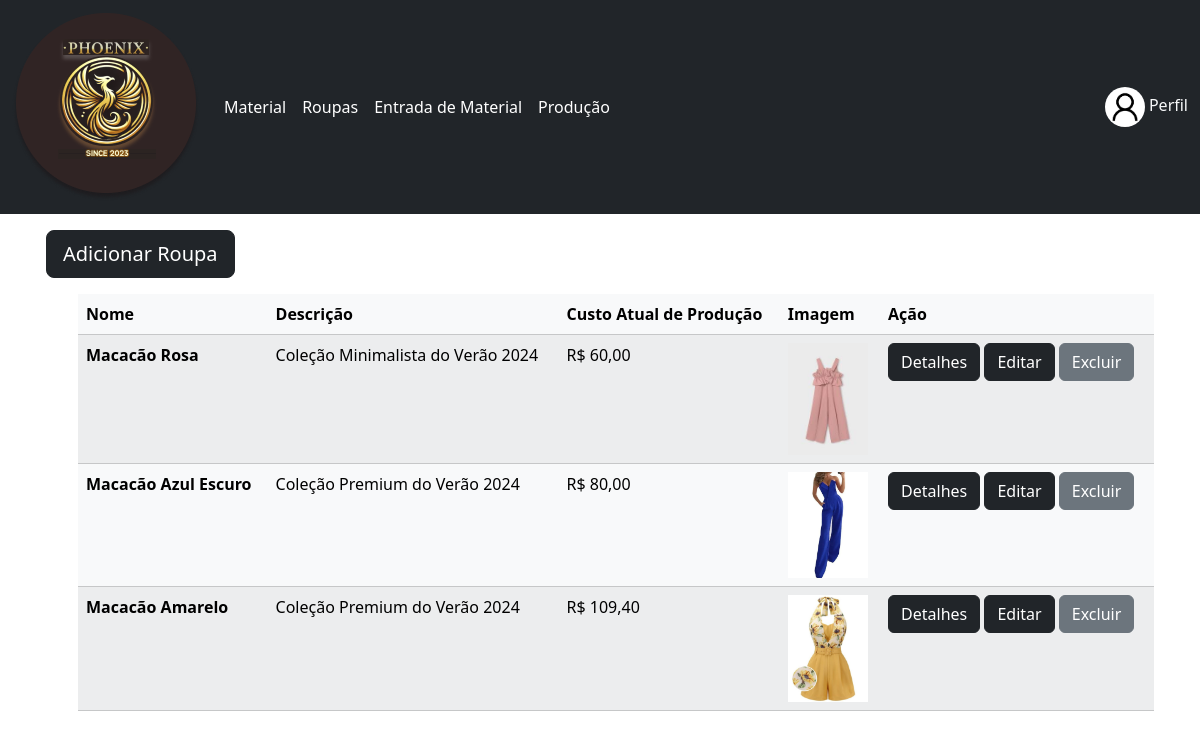
Before: /roupas/ (signed in) with the older database file.
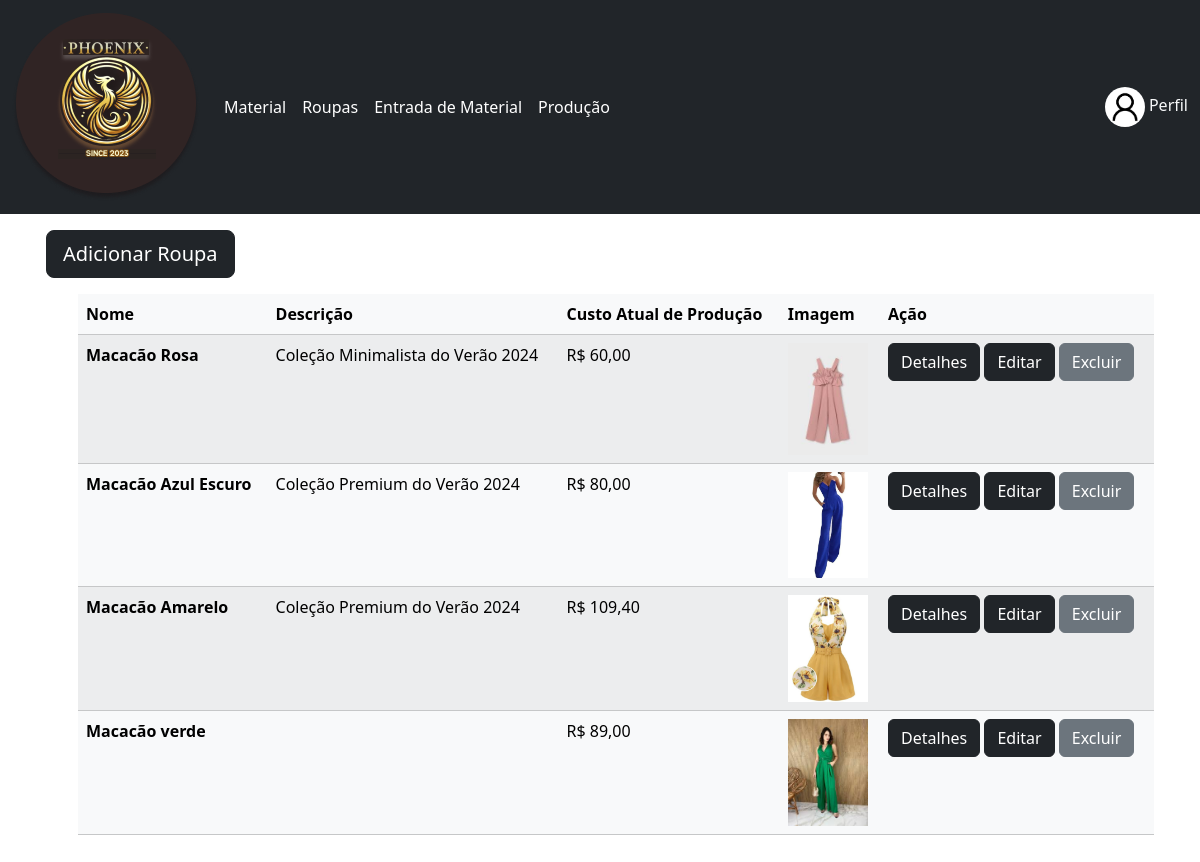
After: the same page with the newer database file.
### roupa/models.py (models this page shows, shortened)
class Roupa(models.Model):
    nome = models.CharField(verbose_name="Nome", max_length=100, null=False, blank=False)
    descricao = models.TextField(verbose_name="Descrição", null=True, blank=True)
    imagem = models.ImageField(upload_to="fotos/")
    def valor_producao(self):
        RoupaMaterial = apps.get_model('roupa', 'RoupaMaterial')
        valor_total = RoupaMaterial.objects.filter(roupa=self).aggregate(
            total_valor=Sum(F('material__valor') * F('quantidade'))
        )['total_valor'] or 0
        return valor_total

### roupa/views.py (the view)
# urls.py: path('', RoupaListView.as_view(), name='roupa_list'),
class RoupaListView(LoginRequiredMixin, ListView):
    model = Roupa
    template_name = 'roupa_list_view.html'
    def get_context_data(self, **kwargs):
        context = super().get_context_data(**kwargs)
        roupas = context['object_list']
        for roupa in roupas:
            roupa.valor_producao = roupa.valor_producao()
        return context

### roupa/templates/roupa_list_view.html (shortened to what this page needs)
{% extends 'base.html' %}
{% block content %}
<a href="{% url 'roupa_create' %}" class="btn btn-dark mb-3 btn-lg">Adicionar Roupa</a>
<ul>
  <table class="table table-striped table-light">
    <thead>
        <tr>
          <th scope="col">Nome</th>
          <th scope="col">Descrição</th>
          <th scope="col">Custo Atual de Produção</th>
          <th scope="col">Imagem</th>
          <th scope="col">Ação</th>
        </tr>
      </thead>
      <tbody>
        {% for roupa in object_list %}
          <tr>
            <th scope="row">{{ roupa.nome }}</th>
            <td>{{ roupa.descricao }}</td>
            <td>R$ {{ roupa.valor_producao |floatformat:2 }}</td>
            <td><img src="{{ roupa.imagem.url }}" width="80"></td>
            <td>
              <a href="{% url 'roupa_detail' roupa.pk %}" class="btn btn-dark">Detalhes</a>
              <a href="{% url 'roupa_update' roupa.pk %}" class="btn btn-dark">Editar</a>
              <a href="{% url 'roupa_delete' roupa.pk %}" class="btn btn-secondary">Excluir</a>
            </td>
          </tr>
        {% endfor %}
</ul>
{% endblock %}

Changed rows visible on the page:
added Roupa: nome "Macacão verde", valor_producao "89,00", imagem (picture)
